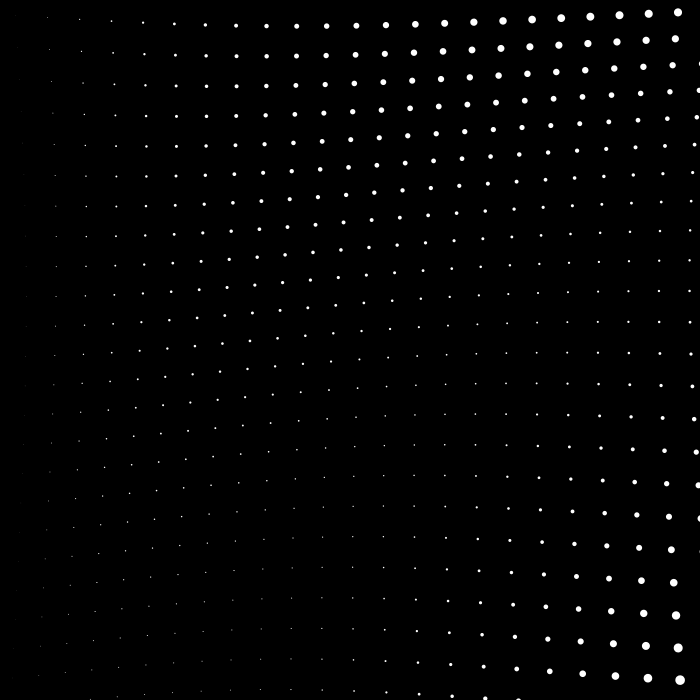
Frame 1 (no input)
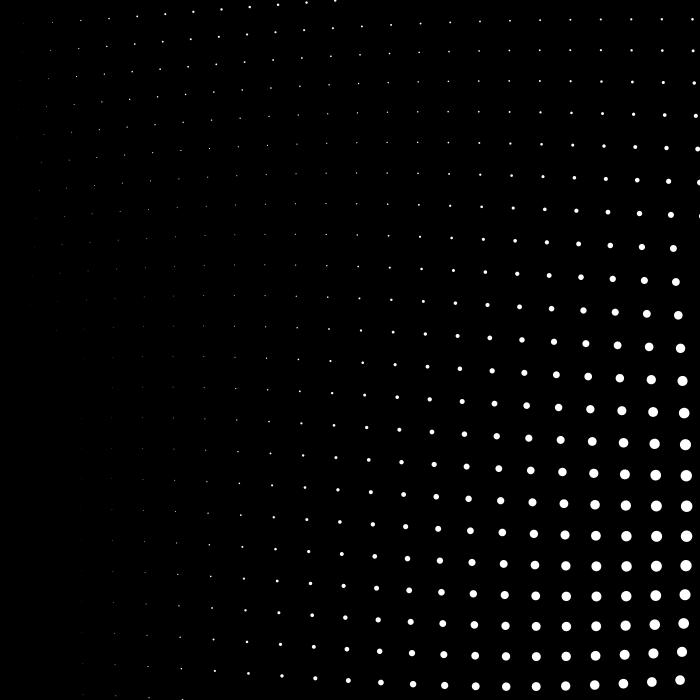
Frame 60 (the mouse pressed at the canvas centre just before this capture)
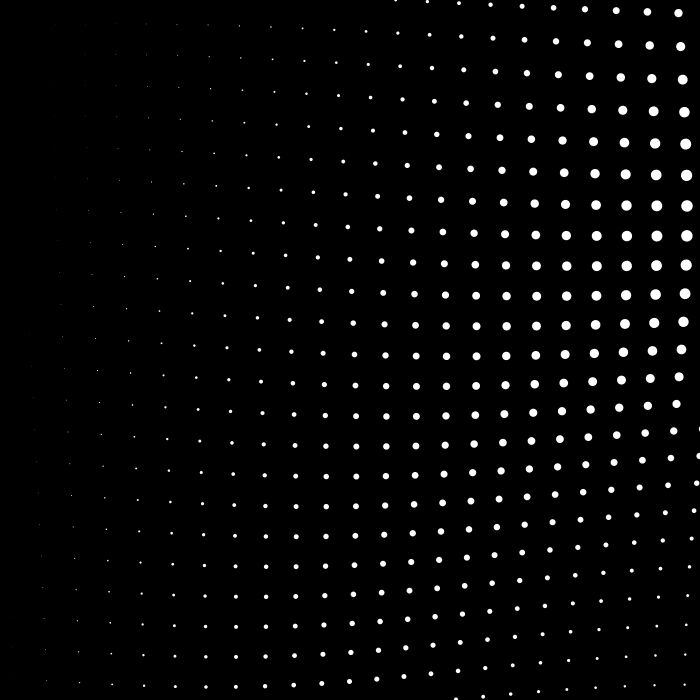
Frame 120 (the mouse held since frame 60 and released just before this capture)

The Processing sketch that drew these frames (run headless with seeded random() and noise(); from frame 60 on, the mouse is pressed at the canvas centre):

// Processing sketch: MilletMargot_PointCloud
// ── MilletMargot_PointCloud.pde
/* Deuxième essais sur un sketch issus d'open processing
Sketch initial : https://www.openprocessing.org/sketch/170022*/

float theta;
int num = 30, frames=200;

void setup() {
  size(700, 700);

}

void draw() {
  background(0);
  fill(0,20);
  noStroke();
  //rect(0,0,width, height);
  fill(255);
  for (int y=0; y<=num; y++) {
    for (int x=0; x<=num; x++) {
      float distance = dist(width/2, height/2, x*10, y*10);
      float offSet = map(distance, 200, sqrt(sq(width/2)+sq(height/2)), 0, TWO_PI);
      float sz = map(sin(theta+offSet), -1, 1, x*.5, x*.1);
      float angle = atan2(y*5-height/2, x*5-width/2);
      pushMatrix();
      
      translate(x*30, y*30);
      rotate(angle);
      float px = map(sin(theta+offSet),-1,1,5,50);
      ellipse(px,0, sz, sz);
      popMatrix();
    }
  }
  stroke(255);

  theta -= TWO_PI/frames;
}
